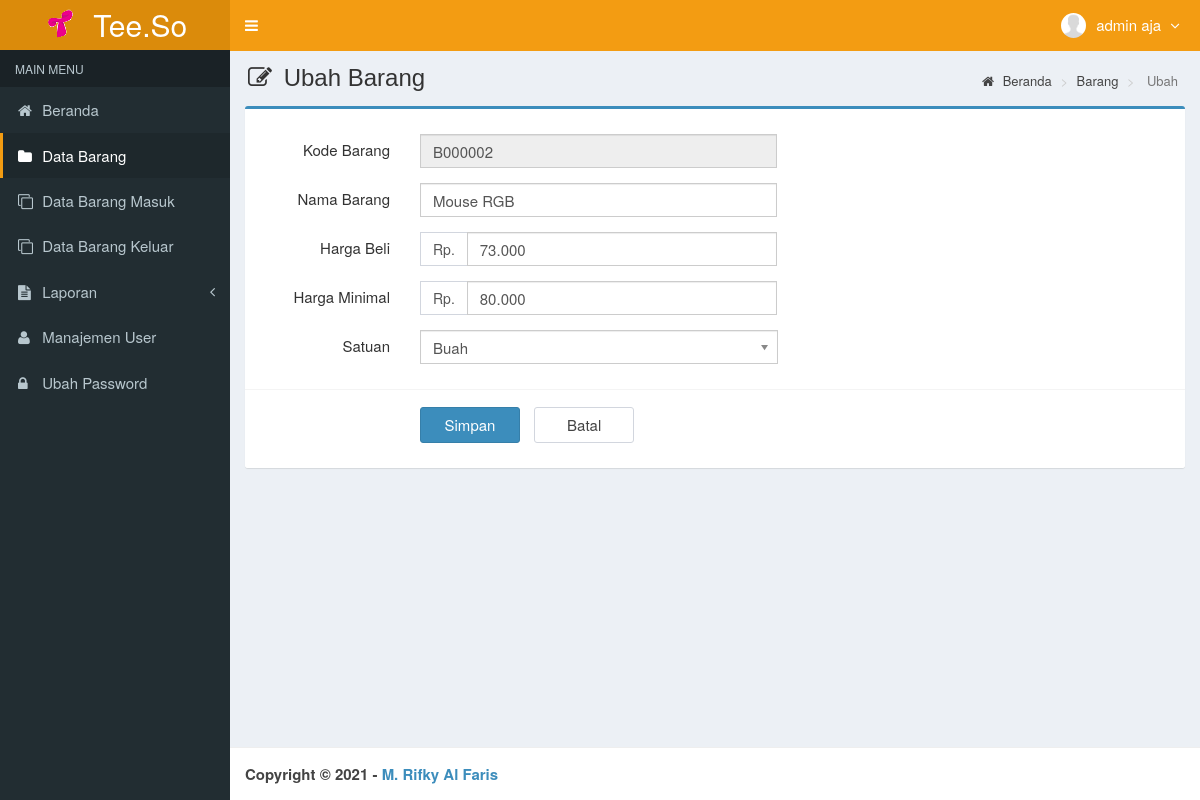
Screenshot of /main.php?module=form_barang&form=edit&id=B000002 (signed in) with the database file from the repository.
### tables this page shows
CREATE TABLE `users` (
  `id_user` int(3) NOT NULL,
  `username` varchar(50) NOT NULL,
  `nama_user` varchar(50) NOT NULL,
  `password` varchar(50) NOT NULL,
  `email` varchar(50) DEFAULT NULL,
  `telepon` varchar(15) DEFAULT NULL,
  `foto` varchar(100) DEFAULT NULL,
  `hak_akses` enum('Super Admin','Manajer','Gudang') NOT NULL,
  `status` enum('aktif','blokir') NOT NULL DEFAULT 'aktif',
  `created_at` timestamp NOT NULL DEFAULT current_timestamp(),
  `updated_at` timestamp NOT NULL DEFAULT current_timestamp() ON UPDATE current_timestamp()
);

CREATE TABLE `tb_barang` (
  `kode_barang` varchar(10) NOT NULL,
  `nama_barang` varchar(50) NOT NULL,
  `harga_beli` int(11) NOT NULL,
  `harga_jual` int(11) NOT NULL,
  `satuan` varchar(25) NOT NULL,
  `stok` int(11) NOT NULL,
  `created_user` int(3) NOT NULL,
  `created_date` timestamp NOT NULL DEFAULT current_timestamp(),
  `updated_user` int(3) NOT NULL,
  `updated_date` timestamp NOT NULL DEFAULT current_timestamp() ON UPDATE current_timestamp()
);

### config/fungsi_rupiah.php (called while the page is built, shortened)
<?php
function format_rupiah($angka){
  $rupiah=number_format($angka,0,',','.');
  return $rupiah;
}
?>

### modules/barang/form.php (the view, shortened to what this page needs)
<?php
if ($_GET['form']=='add') { ?>
  <section class="content-header">
    <h1>
      <i class="fa fa-edit icon-title"></i> Input Barang
    </h1>
    <ol class="breadcrumb">
      <li><a href="?module=beranda"><i class="fa fa-home"></i> Beranda </a></li>
      <li><a href="?module=barang"> Barang </a></li>
      <li class="active"> Tambah </li>
    </ol>
  </section>
  <section class="content">
    <div class="row">
      <div class="col-md-12">
        <div class="box box-primary">
          <form role="form" class="form-horizontal" action="modules/barang/proses.php?act=insert" method="POST">
            <div class="box-body">
              <?php
              $query_id = mysqli_query($mysqli, "SELECT RIGHT(kode_barang,6) as kode FROM tb_barang
                                                ORDER BY kode_barang DESC LIMIT 1")
                                                or die('Ada kesalahan pada query tampil kode_barang : '.mysqli_error($mysqli));
              $count = mysqli_num_rows($query_id);
              if ($count <> 0) {
                  $data_id = mysqli_fetch_assoc($query_id);
                  $kode    = $data_id['kode']+1;
              } else {
                  $kode = 1;
              }
              $buat_id   = str_pad($kode, 6, "0", STR_PAD_LEFT);
              $kode_barang = "B$buat_id";
              ?>
              <div class="form-group">
                <label class="col-sm-2 control-label">Kode Barang</label>
                <div class="col-sm-5">
                  <input type="text" class="form-control" name="kode_barang" value="<?php echo $kode_barang; ?>" readonly required>
                </div>
              </div>
              <div class="form-group">
                <label class="col-sm-2 control-label">Nama Barang</label>
                <div class="col-sm-5">
                  <input type="text" class="form-control" name="nama_barang" autocomplete="off" required>
                </div>
              </div>
              <div class="form-group">
                <label class="col-sm-2 control-label">Harga Beli</label>
                <div class="col-sm-5">
                  <div class="input-group">
                    <span class="input-group-addon">Rp.</span>
                    <input type="text" class="form-control" id="harga_beli" name="harga_beli" autocomplete="off" onKeyPress="return goodchars(event,'0123456789',this)" required>
                  </div>
                </div>
              </div>
              <div class="form-group">
                <label class="col-sm-2 control-label">Harga Minimal</label>
                <div class="col-sm-5">
                  <div class="input-group">
                    <span class="input-group-addon">Rp.</span>
                    <input type="text" class="form-control" id="harga_jual" name="harga_jual" autocomplete="off" onKeyPress="return goodchars(event,'0123456789',this)" required>
                  </div>
                </div>
              </div>
              <div class="form-group">
                <label class="col-sm-2 control-label">Satuan</label>
                <div class="col-sm-5">
                  <select class="chosen-select" name="satuan" data-placeholder="-- Pilih --" autocomplete="off" required>
                    <option value=""></option>
                    <option value="Buah">Buah</option>
                    <option value="Pcs">Pcs</option>
                  </select>
                </div>
              </div>
            </div>
            <div class="box-footer">
              <div class="form-group">
                <div class="col-sm-offset-2 col-sm-10">
                  <input type="submit" class="btn btn-primary btn-submit" name="simpan" value="Simpan">
                  <a href="?module=barang" class="btn btn-default btn-reset">Batal</a>
                </div>
              </div>
            </div>
          </form>
        </div>
      </div>
    </div>
  </section>
<?php
}
elseif ($_GET['form']=='edit') {
  if (isset($_GET['id'])) {
      $query = mysqli_query($mysqli, "SELECT kode_barang,nama_barang,harga_beli,harga_jual,satuan FROM tb_barang WHERE kode_barang='$_GET[id]'")
                                      or die('Ada kesalahan pada query tampil Data barang : '.mysqli_error($mysqli));
      $data  = mysqli_fetch_assoc($query);
    }
?>
  <section class="content-header">
    <h1>
      <i class="fa fa-edit icon-title"></i> Ubah Barang
    </h1>
    <ol class="breadcrumb">
      <li><a href="?module=beranda"><i class="fa fa-home"></i> Beranda </a></li>
      <li><a href="?module=barang"> Barang </a></li>
      <li class="active"> Ubah </li>
    </ol>
  </section>
  <section class="content">
    <div class="row">
      <div class="col-md-12">
        <div class="box box-primary">
          <form role="form" class="form-horizontal" action="modules/barang/proses.php?act=update" method="POST">
            <div class="box-body">
              <div class="form-group">
                <label class="col-sm-2 control-label">Kode Barang</label>
                <div class="col-sm-5">
                  <input type="text" class="form-control" name="kode_barang" value="<?php echo $data['kode_barang']; ?>" readonly required>
                </div>
              </div>
              <div class="form-group">
                <label class="col-sm-2 control-label">Nama Barang</label>
                <div class="col-sm-5">
                  <input type="text" class="form-control" name="nama_barang" autocomplete="off" value="<?php echo $data['nama_barang']; ?>" required>
                </div>
              </div>
              <div class="form-group">
                <label class="col-sm-2 control-label">Harga Beli</label>
                <div class="col-sm-5">
                  <div class="input-group">
                    <span class="input-group-addon">Rp.</span>
                    <input type="text" class="form-control" id="harga_beli" name="harga_beli" autocomplete="off" onKeyPress="return goodchars(event,'0123456789',this)" value="<?php echo format_rupiah($data['harga_beli']); ?>" required>
                  </div>
                </div>
              </div>
              <div class="form-group">
                <label class="col-sm-2 control-label">Harga Minimal</label>
                <div class="col-sm-5">
                  <div class="input-group">
                    <span class="input-group-addon">Rp.</span>
                    <input type="text" class="form-control" id="harga_jual" name="harga_jual" autocomplete="off" onKeyPress="return goodchars(event,'0123456789',this)" value="<?php echo format_rupiah($data['harga_jual']); ?>" required>
                  </div>
                </div>
              </div>
              <div class="form-group">
                <label class="col-sm-2 control-label">Satuan</label>
                <div class="col-sm-5">
                </div>
              </div>
            </div>
            <div class="box-footer">
              <div class="form-group">
                <div class="col-sm-offset-2 col-sm-10">
                  <input type="submit" class="btn btn-primary btn-submit" name="simpan" value="Simpan">
                  <a href="?module=barang" class="btn btn-default btn-reset">Batal</a>
                </div>
              </div>
            </div>
          </form>
        </div>
      </div>
    </div>
  </section>
<?php
}
?>

### top-menu.php (shortened to what this page needs)
<?php
require_once "config/database.php";
$query = mysqli_query($mysqli, "SELECT id_user, nama_user, foto, hak_akses FROM users WHERE id_user='$_SESSION[id_user]'")
                                or die('Ada kesalahan pada query tampil Manajemen User: '.mysqli_error($mysqli));
$data = mysqli_fetch_assoc($query);
?>
<li class="dropdown user user-menu">
  <a href="#" class="dropdown-toggle" data-toggle="dropdown">
  <?php
  if ($data['foto']=="") { ?>
    <img src="images/user/user-default.png" class="user-image" alt="User Image"/>
  <?php
  }
  else { ?>
    <img src="images/user/<?php echo $data['foto']; ?>" class="user-image" alt="User Image"/>
  <?php
  }
  ?>
    <span class="hidden-xs"><?php echo $data['nama_user']; ?> <i style="margin-left:5px" class="fa fa-angle-down"></i></span>
  </a>
</li>

### assets/css/style.css (style rules this page uses)
.form-horizontal .control-label { margin-bottom: 0; padding-top: 5px; text-align: right; }
label { display: inline-block; font-size: 15px; font-weight: 400; margin-bottom: 5px; max-width: 100%; }
.form-control { background-color: #fff; background-image: none; border: 1px solid #ccc; border-radius: 4px; box-shadow: 0 1px 1px rgba(0, 0, 0, 0.075) inset; color: #555; display: block; font-size: 15px; height: 34px; line-height: 1.42857; padding: 6px 12px; transition: border-color 0.15s ease-in-out 0s, box-shadow 0.15s ease-in-out 0s; width: 100%; }
.btn-default { background-color: #fff; border-color: #d2d6de; color: #444; }
.content-header { padding: 15px 18px 0; position: relative; }
.content-header > .breadcrumb { background: transparent none repeat scroll 0 0; border-radius: 2px; float: right; font-size: 13px; margin-bottom: 0; margin-top: 0; padding: 7px 12px; position: absolute; right: 10px; top: 15px; }
.btn-submit { width: 100px; margin-top: 7px; margin-right: 10px; font-size: 15px; }
.btn-reset { width: 100px; margin-top: 7px; font-size: 15px; }
.icon-title { margin-right: 5px; }
body { background-color: #fff; color: #333; font-size: 15px; line-height: 1.42857; }

### rows the page displays
users: nama_user "admin aja"
tb_barang: kode_barang "B000002", nama_barang "Mouse RGB", harga_beli "73.000", harga_jual "80.000"
